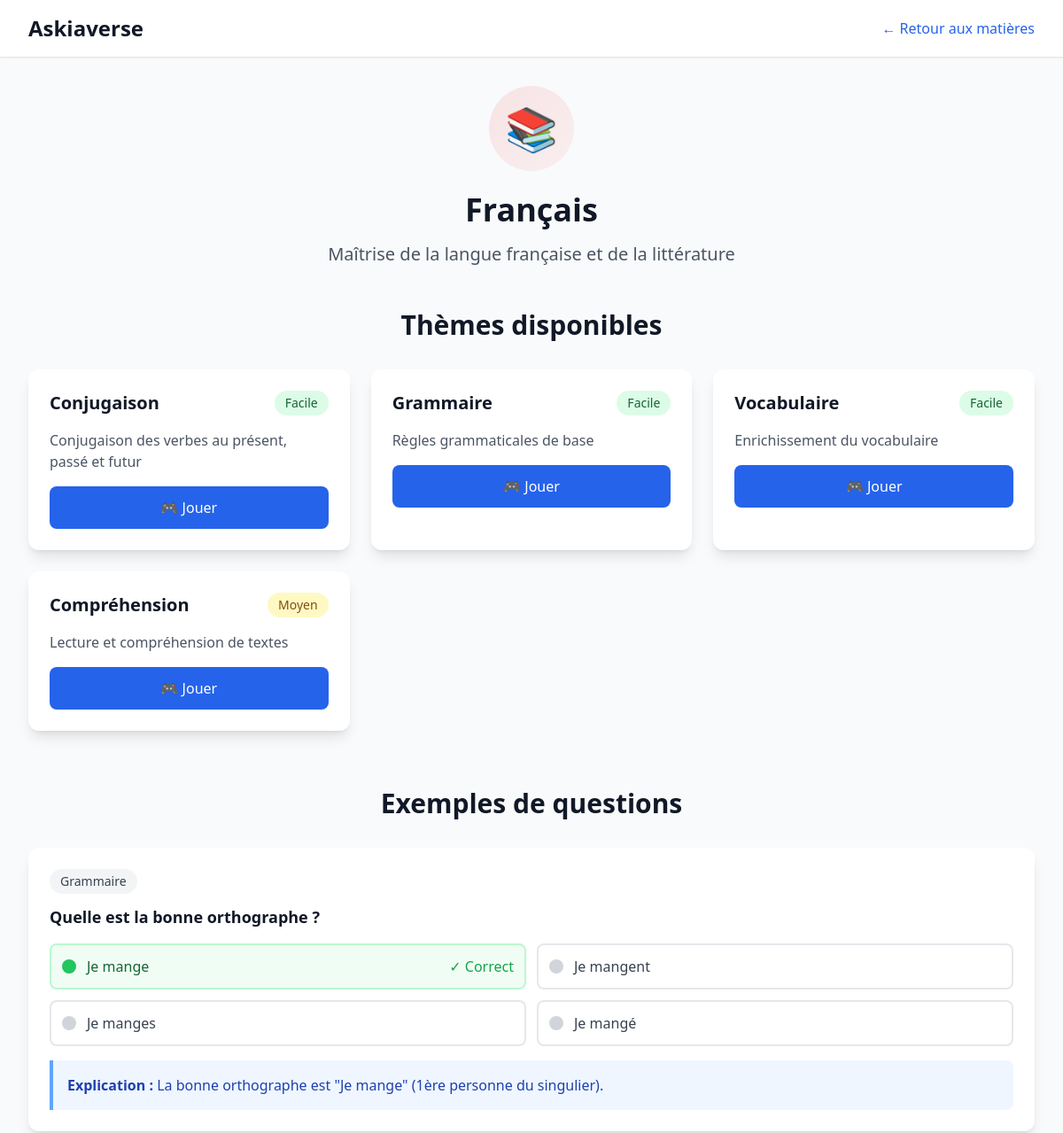
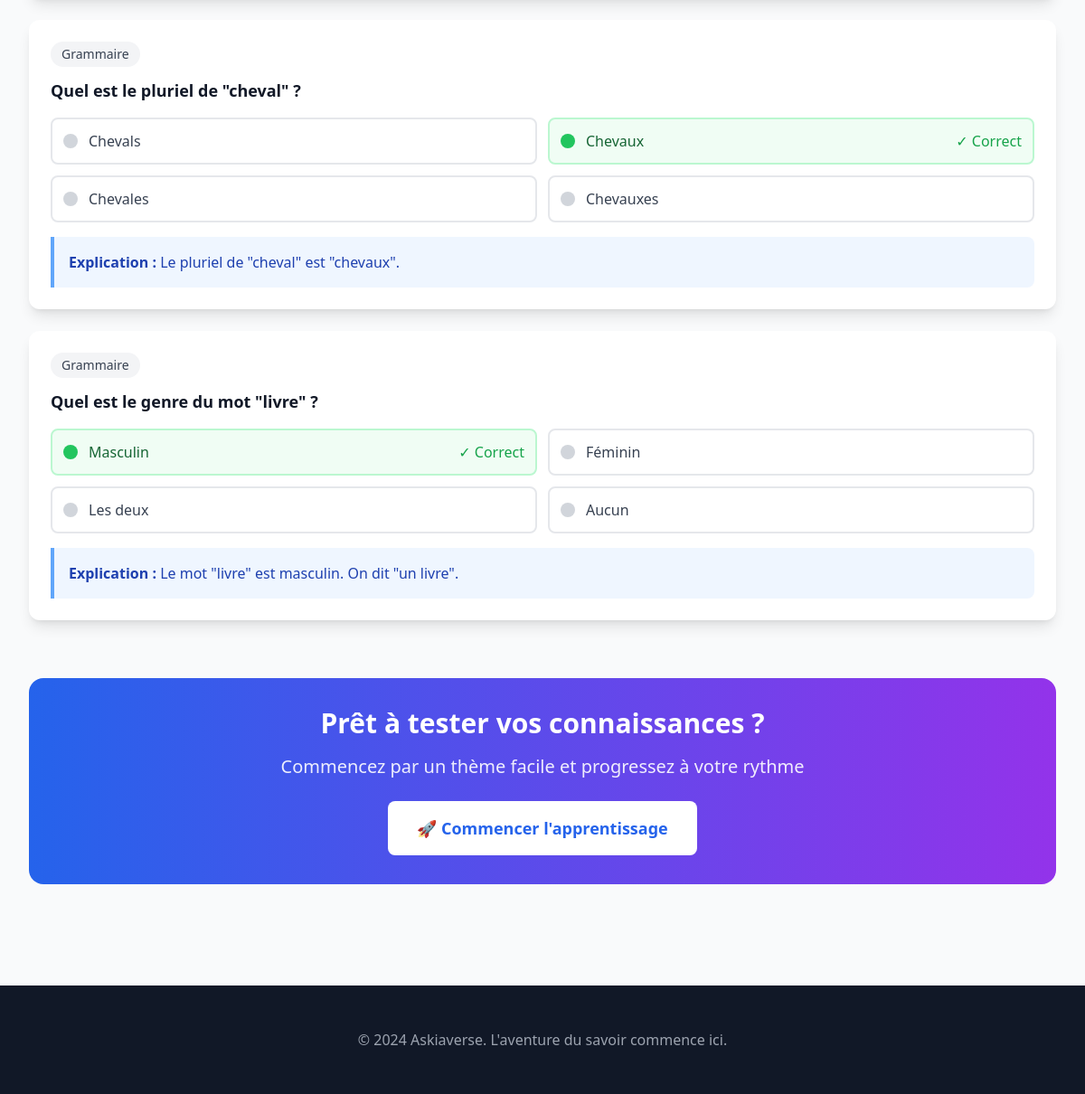
/simple-subject.php?id=2, run on the app's committed database (2 pictures, top to bottom).
### tables this page shows
CREATE TABLE IF NOT EXISTS `subjects` (
  `id` int(11) NOT NULL AUTO_INCREMENT,
  `name` varchar(100) NOT NULL,
  `description` text DEFAULT NULL,
  `icon` varchar(10) DEFAULT NULL,
  `color` varchar(7) DEFAULT NULL,
  `created_at` timestamp NULL DEFAULT CURRENT_TIMESTAMP,
  PRIMARY KEY (`id`),
  UNIQUE KEY `name` (`name`)
);

CREATE TABLE IF NOT EXISTS `themes` (
  `id` int(11) NOT NULL AUTO_INCREMENT,
  `name` varchar(100) NOT NULL,
  `description` text DEFAULT NULL,
  `subject_id` int(11) NOT NULL,
  `difficulty` enum('facile','moyen','difficile') DEFAULT 'facile',
  `created_at` timestamp NULL DEFAULT CURRENT_TIMESTAMP,
  PRIMARY KEY (`id`),
  KEY `subject_id` (`subject_id`),
  CONSTRAINT `themes_ibfk_1` FOREIGN KEY (`subject_id`) REFERENCES `subjects` (`id`) ON DELETE CASCADE
);

CREATE TABLE IF NOT EXISTS `questions` (
  `id` int(11) NOT NULL AUTO_INCREMENT,
  `question` text NOT NULL,
  `options` json NOT NULL,
  `correct_answer` int(11) NOT NULL,
  `explanation` text DEFAULT NULL,
  `theme_id` int(11) NOT NULL,
  `difficulty` enum('facile','moyen','difficile') DEFAULT 'facile',
  `points` int(11) DEFAULT 10,
  `created_at` timestamp NULL DEFAULT CURRENT_TIMESTAMP,
  PRIMARY KEY (`id`),
  KEY `theme_id` (`theme_id`),
  CONSTRAINT `questions_ibfk_1` FOREIGN KEY (`theme_id`) REFERENCES `themes` (`id`) ON DELETE CASCADE
);

### public/simple-subject.php (the view, shortened to what this page needs)
<?php
$subjectId = $_GET['id'] ?? 1;
try {
    $host = '127.0.0.1';
    $port = 3306;
    $dbname = 'askiaverse';
    $username = 'root';
    $password = '';
    $dsn = "mysql:host={$host};port={$port};dbname={$dbname};charset=utf8mb4";
    $options = [
        PDO::ATTR_ERRMODE            => PDO::ERRMODE_EXCEPTION,
        PDO::ATTR_DEFAULT_FETCH_MODE => PDO::FETCH_ASSOC,
        PDO::ATTR_EMULATE_PREPARES   => false,
    ];
    $pdo = new PDO($dsn, $username, $password, $options);
    $sql = "SELECT * FROM subjects WHERE id = ?";
    $stmt = $pdo->prepare($sql);
    $stmt->execute([$subjectId]);
    $subject = $stmt->fetch(PDO::FETCH_ASSOC);
    if (!$subject) {
        $error = "Matière non trouvée";
    } else {
        $sql = "SELECT * FROM themes WHERE subject_id = ? ORDER BY difficulty, name";
        $stmt = $pdo->prepare($sql);
        $stmt->execute([$subjectId]);
        $themes = $stmt->fetchAll(PDO::FETCH_ASSOC);
        $sql = "
            SELECT
                q.*,
                t.name as theme_name
            FROM questions q
            JOIN themes t ON q.theme_id = t.id
            WHERE t.subject_id = ?
            ORDER BY RAND()
            LIMIT 5
        ";
        $stmt = $pdo->prepare($sql);
        $stmt->execute([$subjectId]);
        $questions = $stmt->fetchAll(PDO::FETCH_ASSOC);
    }
} catch (Exception $e) {
    $error = $e->getMessage();
}
?>
<!DOCTYPE html>
<html lang="fr" class="h-full">
<head>
    <script src="https://cdn.tailwindcss.com"></script>
</head>
<body class="bg-gray-50">
    <header class="bg-white shadow-sm border-b">
        <div class="max-w-7xl mx-auto px-4 sm:px-6 lg:px-8">
            <div class="flex justify-between items-center py-4">
                <div class="flex items-center">
                    <?php if (isset($_SESSION['user_id'])): ?>
                        <a href="http://localhost:8000/user-dashboard.php" class="text-2xl font-bold text-gray-900 hover:text-blue-600">Askiaverse</a>
                    <?php else: ?>
                        <a href="http://localhost:8000/" class="text-2xl font-bold text-gray-900 hover:text-blue-600">Askiaverse</a>
                    <?php endif; ?>
                </div>
                <nav class="flex space-x-4">
                    <a href="http://localhost:8000/simple-subjects.php" class="text-blue-600 font-medium">← Retour aux matières</a>
                </nav>
            </div>
        </div>
    </header>
    <main class="max-w-7xl mx-auto px-4 sm:px-6 lg:px-8 py-8">
        <?php if (isset($error)): ?>
        <div class="bg-red-100 border border-red-400 text-red-700 px-4 py-3 rounded mb-6">
            <strong>Erreur:</strong> <?= htmlspecialchars($error) ?>
        </div>
        <?php elseif (isset($subject)): ?>
        <div class="text-center mb-12">
            <div class="inline-flex items-center justify-center w-24 h-24 rounded-full mb-6"
                 style="background: linear-gradient(135deg, <?= $subject['color'] ?>20, <?= $subject['color'] ?>10);">
                <span class="text-5xl"><?= $subject['icon'] ?></span>
            </div>
            <h1 class="text-4xl font-bold text-gray-900 mb-4"><?= htmlspecialchars($subject['name']) ?></h1>
            <p class="text-xl text-gray-600 max-w-3xl mx-auto"><?= htmlspecialchars($subject['description']) ?></p>
        </div>
        <div class="mb-16">
            <h2 class="text-3xl font-bold text-gray-900 mb-8 text-center">Thèmes disponibles</h2>
            <div class="grid grid-cols-1 md:grid-cols-2 lg:grid-cols-3 gap-6">
                <?php foreach ($themes as $theme): ?>
                <div class="bg-white rounded-xl shadow-lg p-6 hover:shadow-xl transition-shadow duration-300">
                    <div class="flex items-center justify-between mb-4">
                        <h3 class="text-xl font-bold text-gray-900"><?= htmlspecialchars($theme['name']) ?></h3>
                        <span class="px-3 py-1 rounded-full text-sm font-medium
                            <?= $theme['difficulty'] === 'facile' ? 'bg-green-100 text-green-800' :
                                ($theme['difficulty'] === 'moyen' ? 'bg-yellow-100 text-yellow-800' : 'bg-red-100 text-red-800') ?>">
                            <?= ucfirst($theme['difficulty']) ?>
                        </span>
                    </div>
                    <p class="text-gray-600 mb-4"><?= htmlspecialchars($theme['description']) ?></p>
                    <a href="http://localhost:8000/quiz.php?theme_id=<?= $theme['id'] ?>" class="w-full bg-blue-600 text-white px-4 py-3 rounded-lg hover:bg-blue-700 transition-colors duration-200 font-medium text-center block">
                        🎮 Jouer
                    </a>
                </div>
                <?php endforeach; ?>
            </div>
        </div>
        <?php if (!empty($questions)): ?>
        <div class="mb-16">
            <h2 class="text-3xl font-bold text-gray-900 mb-8 text-center">Exemples de questions</h2>
            <div class="space-y-6">
                <?php foreach ($questions as $question): ?>
                <div class="bg-white rounded-xl shadow-lg p-6">
                    <div class="mb-4">
                        <span class="inline-block bg-gray-100 text-gray-700 px-3 py-1 rounded-full text-sm font-medium mb-3">
                            <?= htmlspecialchars($question['theme_name']) ?>
                        </span>
                        <h3 class="text-lg font-semibold text-gray-900"><?= htmlspecialchars($question['question']) ?></h3>
                    </div>
                    <div class="grid grid-cols-1 md:grid-cols-2 gap-3 mb-4">
                        <?php
                        $options = json_decode($question['options'], true);
                        $correctAnswer = $question['correct_answer'];
                        foreach ($options as $index => $option):
                        ?>
                        <div class="flex items-center p-3 rounded-lg border-2
                            <?= $index === $correctAnswer ? 'border-green-200 bg-green-50' : 'border-gray-200 hover:border-gray-300' ?>">
                            <div class="w-4 h-4 rounded-full mr-3
                                <?= $index === $correctAnswer ? 'bg-green-500' : 'bg-gray-300' ?>"></div>
                            <span class="<?= $index === $correctAnswer ? 'text-green-800 font-medium' : 'text-gray-700' ?>">
                                <?= htmlspecialchars($option) ?>
                            </span>
                            <?php if ($index === $correctAnswer): ?>
                            <span class="ml-auto text-green-600 font-medium">✓ Correct</span>
                            <?php endif; ?>
                        </div>
                        <?php endforeach; ?>
                    </div>
                    <?php if ($question['explanation']): ?>
                    <div class="bg-blue-50 border-l-4 border-blue-400 p-4 rounded-r-lg">
                        <p class="text-blue-800">
                            <strong>Explication :</strong> <?= htmlspecialchars($question['explanation']) ?>
                        </p>
                    </div>
                    <?php endif; ?>
                </div>
                <?php endforeach; ?>
            </div>
        </div>
        <?php endif; ?>
        <div class="text-center">
            <div class="bg-gradient-to-r from-blue-600 to-purple-600 rounded-2xl p-8 text-white">
                <h2 class="text-3xl font-bold mb-4">Prêt à tester vos connaissances ?</h2>
                <p class="text-xl mb-6 opacity-90">
                    Commencez par un thème facile et progressez à votre rythme
                </p>
                <a href="http://localhost:8000/" class="bg-white text-blue-600 px-8 py-4 rounded-lg text-lg font-bold hover:bg-gray-100 transition-colors duration-200 inline-block">
                    🚀 Commencer l'apprentissage
                </a>
            </div>
        </div>
        <?php endif; ?>
    </main>
    <footer class="bg-gray-900 text-white py-12 mt-20">
        <div class="max-w-7xl mx-auto px-4 sm:px-6 lg:px-8 text-center">
            <p class="text-gray-400">
                © 2024 Askiaverse. L'aventure du savoir commence ici.
            </p>
        </div>
    </footer>
</body>
</html>

### data on the page
subjects: icon "📚", name "Français", description "Maîtrise de la langue française et de la littérature"
themes: name "Conjugaison", difficulty "Facile", description "Conjugaison des verbes au présent, passé et futur"
themes: name "Grammaire", difficulty "Facile", description "Règles grammaticales de base"
themes: name "Vocabulaire", difficulty "Facile", description "Enrichissement du vocabulaire"
themes: name "Compréhension", difficulty "Moyen", description "Lecture et compréhension de textes"
questions: theme.name "Grammaire", question "Quelle est la bonne orthographe ?", options "Je mange", correct_answer "✓ Correct", options "Je mangent", options "Je manges", options "Je mangé", explanation "La bonne orthographe est \"Je mange\" (1ère personne du singulier)."
questions: theme.name "Grammaire", question "Quel est le pluriel de \"cheval\" ?", options "Chevals", options "Chevaux", correct_answer "✓ Correct", options "Chevales", options "Chevauxes", explanation "Le pluriel de \"cheval\" est \"chevaux\"."
questions: theme.name "Grammaire", question "Quel est le genre du mot \"livre\" ?", options "Masculin", correct_answer "✓ Correct", options "Féminin", options "Les deux", options "Aucun", explanation "Le mot \"livre\" est masculin. On dit \"un livre\"."
